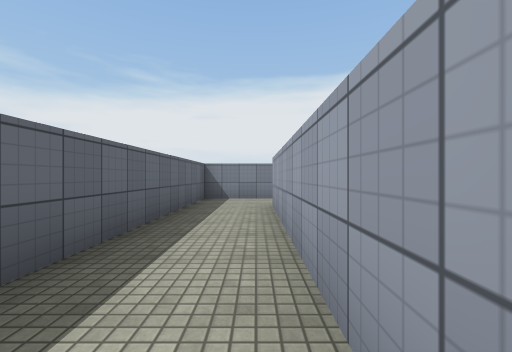
[1] (above)

16 first-person views from a walk through a Unity game level. The camera is 1.3 m above the floor, looks level and sees 90° across. The floor is counted in squares, 2 m on a side. Each view is taken from the middle of a square. On the plan, view 1 faces up. The plan holds only what a view shows up to about 9 squares ahead; the rest is blank. Some surface patterns are stand-ins.

[2]
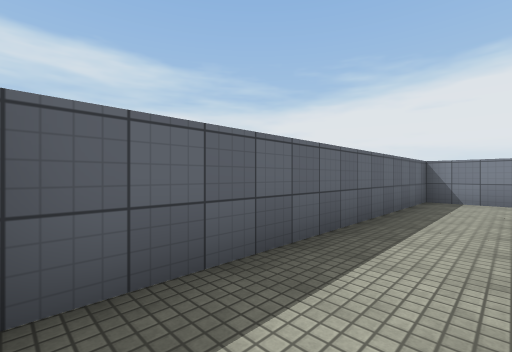

[3]
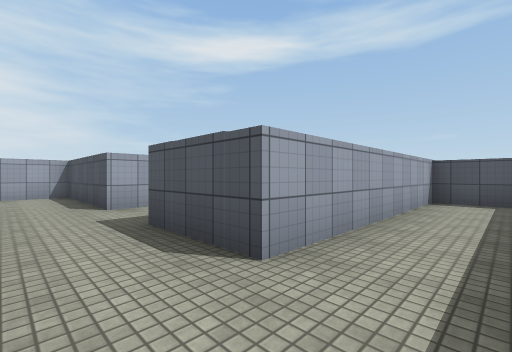

[4]
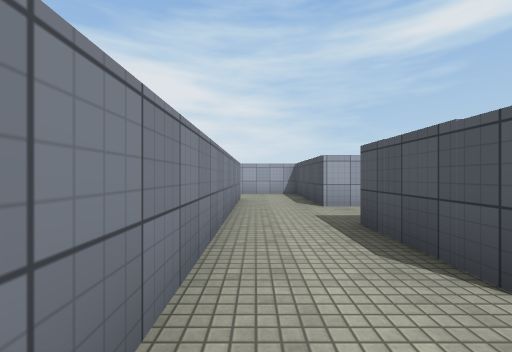

[5]
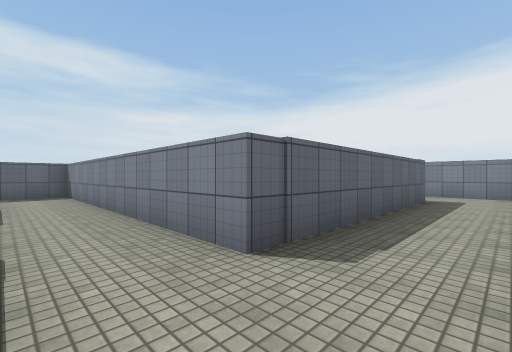

[6]
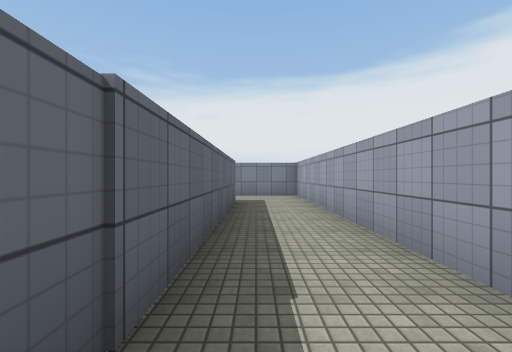

[7]
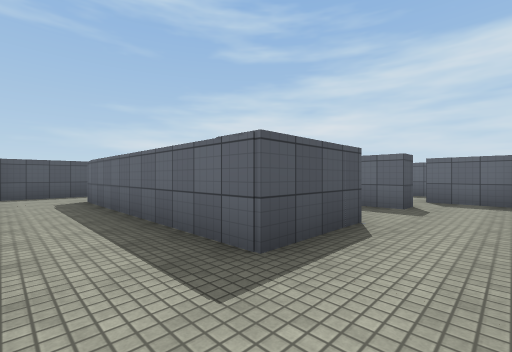

[8]
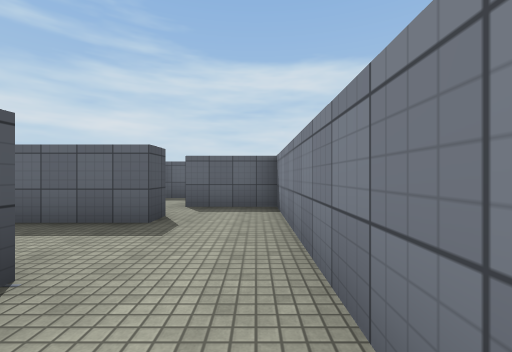

[9]
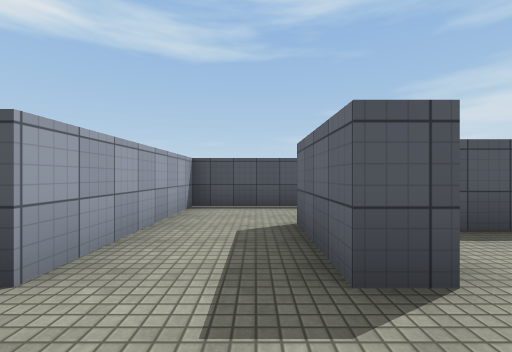

[10]
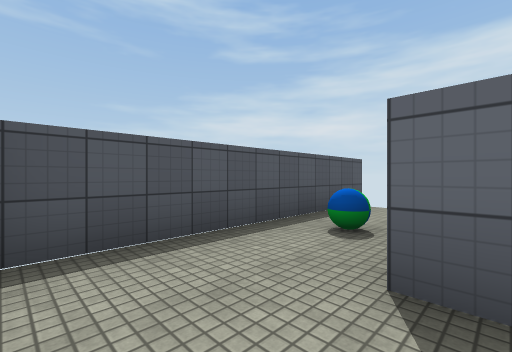

[11]
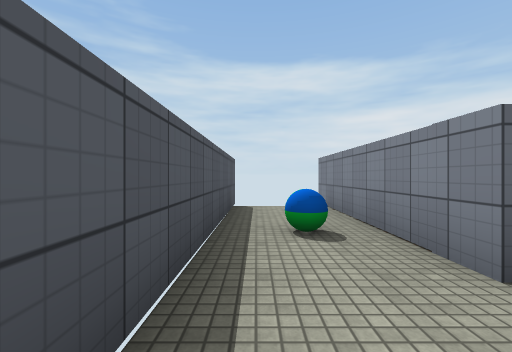

[12]
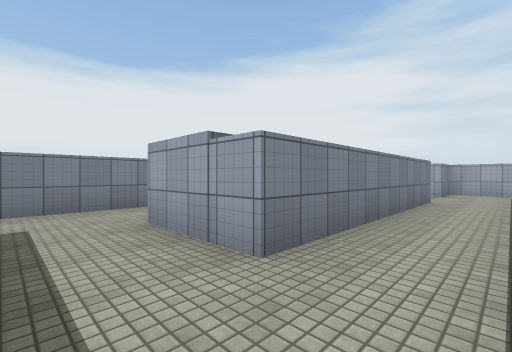

[13]
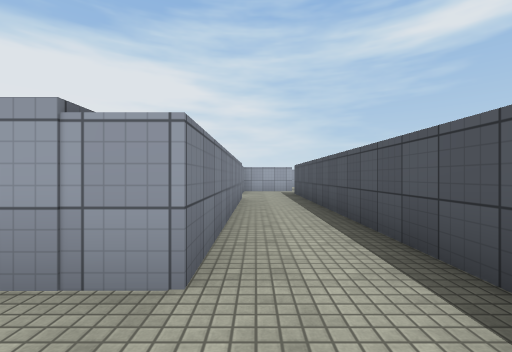

[14]
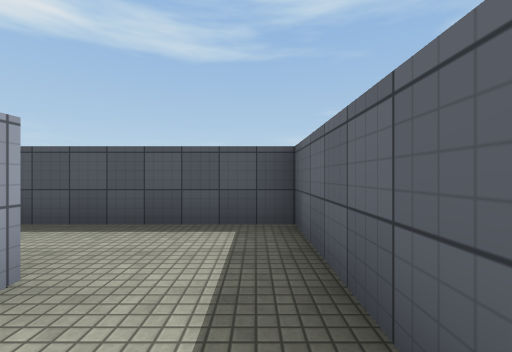

[15]
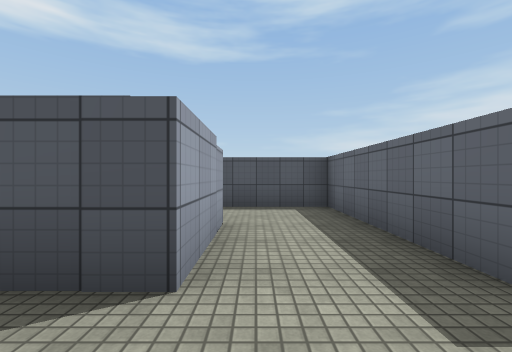

[16]
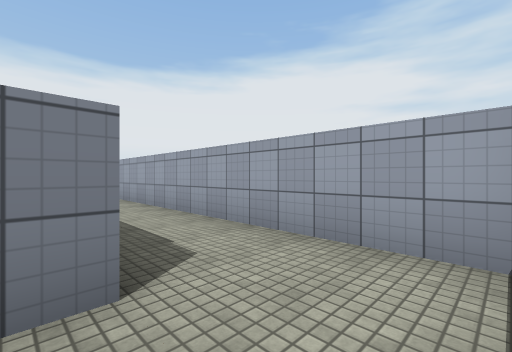

### Floor plan
Points are (right, up) in squares from view 1. A wall is a line through its corners. A room is listed if a view was taken in it or the views show most of it. See-through windows are left out.
Room 1 (views 1, 2, 3, 4)
walls: (0.5, 7.4) (-1.5, 7.4) (-1.5, 0); (-1, -0.3) (0.4, -0.3) (0.4, 5.6)
ways out: opening at (1.5, 6.5) to room 6
Room 2 (views 5, 6, 7, 8, 16)
walls: (4.5, 13.5) (6.5, 13.5) (6.5, 7.4) (4.5, 7.4); (4.4, 5.6) (8.4, 5.6) (8.4, 15.4) (4.5, 15.4)
ways out: opening at (5.5, 14.5) to room 3; opening at (5.5, 6.5) to room 6
Room 3 (views 9, 10)
walls: (1.8, 13.5) (2.5, 13.5) (2.5, 11.5); (0, 12) (0.7, 12); (4.5, 15.4) (0.6, 15.4) (0.6, 13.5); (4.4, 11.4) (4.5, 13.5)
ways out: opening at (5.5, 14.5) to room 2; opening at (3.5, 12.5) to room 4; opening at (0, 13)
Room 4 (view 11)
walls: (2.5, 11.5) (-2.2, 11.5); (-2.1, 9.5) (4.4, 9.5) (4.4, 11.4)
ways out: opening at (3.5, 12.5) to room 3
objects: ball (1, 11)
Room 5 (views 12, 13, 14)
walls: (10.5, 3.4) (4.4, 3.4) (4.4, 5.6); (2.5, 5.6) (2.5, 1.6) (11.9, 1.6); (14, 2) (13.9, 3.6)
ways out: opening at (3.5, 4.5) to room 6; opening at (11.5, 4.5)
Room 6 (view 15)
walls: (0.4, 5.6) (2.5, 5.6); (4.5, 7.4) (0.5, 7.4)
ways out: opening at (1.5, 6.5) to room 1; opening at (5.5, 6.5) to room 2; opening at (3.5, 4.5) to room 5

Where each view was taken, in squares from view 1:
view 1: 0 up, 0 right, facing up
view 2: 0 up, 0 right, facing up-left
view 3: 7 up, 1 left, facing down-right
view 4: 7 up, 1 left, facing right
view 5: 6 up, 8 right, facing up-left
view 6: 7 up, 7 right, facing up
view 7: 15 up, 8 right, facing down-left
view 8: 15 up, 6 right, facing left
view 9: 15 up, 3 right, facing down
view 10: 12 up, 4 right, facing down-left
view 11: 10 up, 4 right, facing left
view 12: 2 up, 3 right, facing up-right
view 13: 3 up, 3 right, facing right
view 14: 5 up, 3 right, facing down
view 15: 7 up, 4 right, facing down
view 16: 6 up, 6 right, facing up-right
